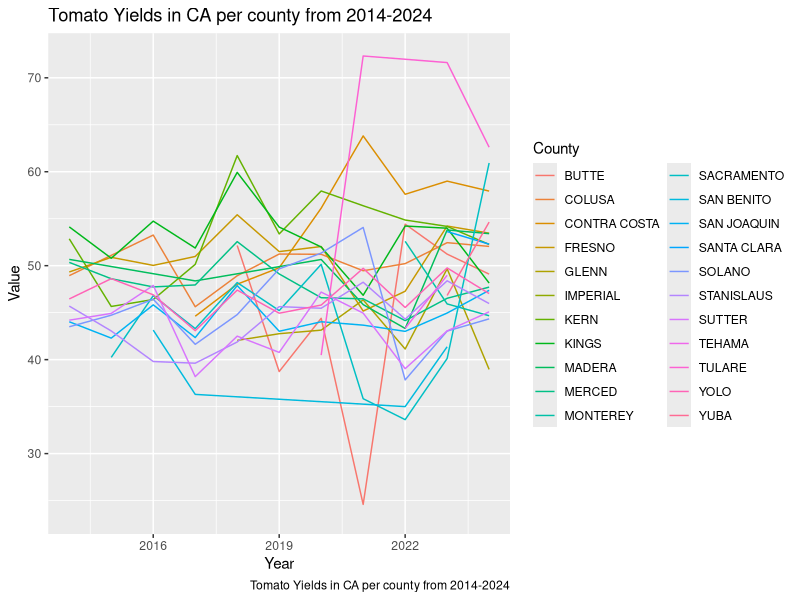

Write the R code that produced this figure.
#load libraries
library(here)
library(tidyverse)

#read all tomato yield csv file
tomato_df <- read.csv("CA_tomato_yield_by_county.csv", header = TRUE)

#filter for 2014-2024 years
tomato_df_2014to2024 <- tomato_df %>% 
  filter(between(Year,2014,2024)) %>% 
  filter(County != "OTHER (COMBINED) COUNTIES") %>% 
  filter(County != "OTHER COUNTIES") 

#create figure
#note this is for all available counties, we may filter out to target
#certain counties
fig1 <- ggplot(tomato_df_2014to2024,
               aes(x = Year,
                   y = Value,
                   color = County))+
  geom_line()+
  labs(title = "Tomato Yields in CA per county from 2014-2024",
       caption = "Tomato Yields in CA per county from 2014-2024")
fig1
